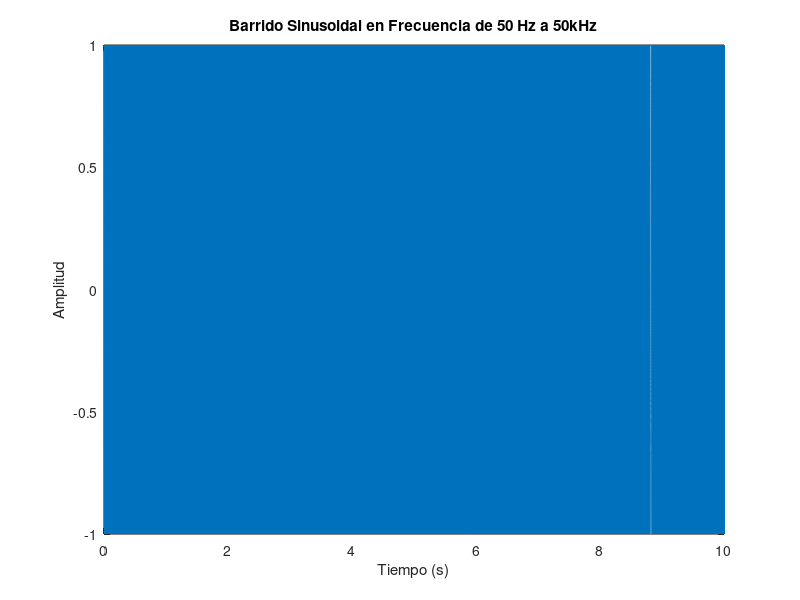

Source code (MATLAB):
clear all
close all
clc

% Parámetros del barrido
fs = 44100; % Frecuencia de muestreo en Hz
t2 = 10; % Duración en segundos
t = 0:1/fs:t2; % Vector de tiempo


f1 = 50; % Frecuencia inicial en Hz
f2 = 50000; % Frecuencia final en Hz

% Genera el barrido sinusoidal en frecuencia
y = chirp(t, f1, t2, f2);

% Grafica el barrido sinusoidal en frecuencia
figure;
plot(t, y);
xlabel('Tiempo (s)');
ylabel('Amplitud');
title('Barrido Sinusoidal en Frecuencia de 50 Hz a 50kHz');
grid on;

% Reproduce el barrido como audio
sound(y, fs);

% Espera a que termine de reproducirse antes de continuar
pause(t2);

% Guarda el audio generado como archivo WAV
audiowrite('barrido_audio.wav', y, fs);
disp('Audio guardado como "barrido_audio.wav"');

